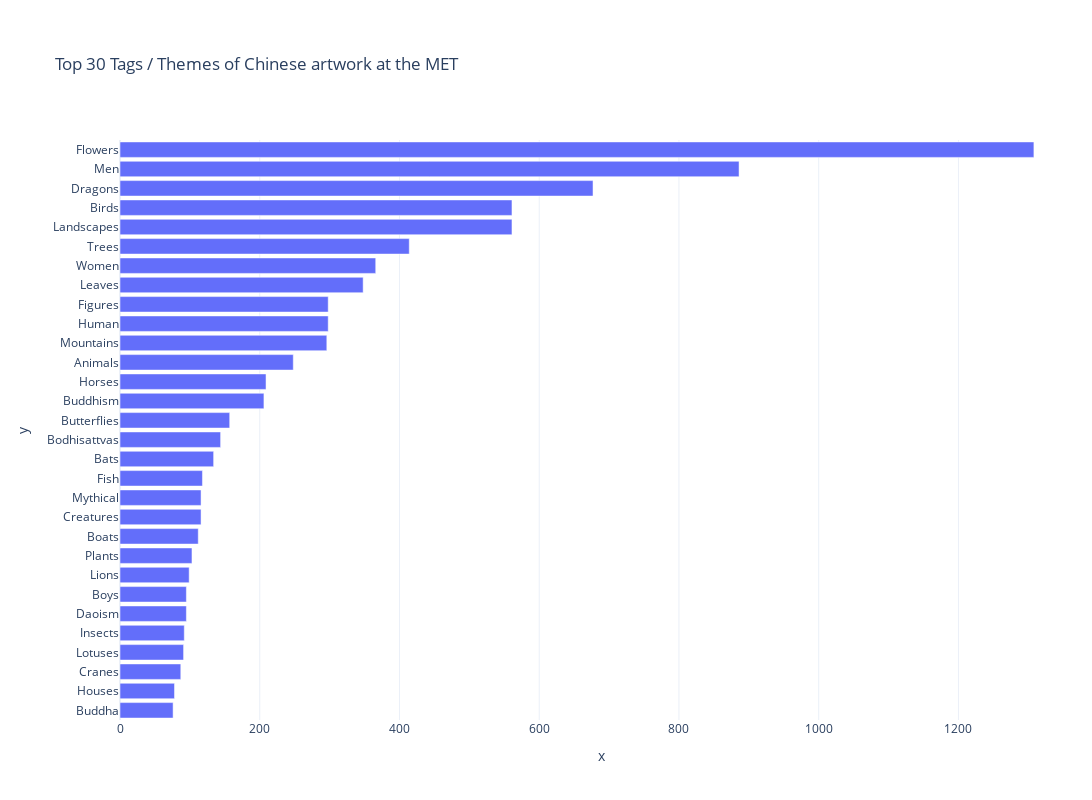

The cell this chart's notebook holds for it:
### Code cell
fig = px.bar(y=tags_counts_met['index'], x=tags_counts_met['Counts'])
fig.update_layout(
    height=800,
    width=1500,
    yaxis=dict(autorange="reversed"),
    barmode='stack',
    margin=dict(l=120, r=10, t=140, b=80),
    showlegend=True,
    template='plotly_white',
    autosize=True,
    title='Top 30 Tags / Themes of Chinese artwork at the MET'
)


fig.show()

### Figure 1 — Plotly figure (JSON) as saved in the notebook; plotly's stock layout.template omitted (floating-point values rounded to 4 significant figures)
{"data": [{"alignmentgroup": "True", "hovertemplate": "x=%{x}<br>y=%{y}<extra></extra>", "legendgroup": "", "marker": {"color": "#636efa", "pattern": {"shape": ""}}, "name": "", "offsetgroup": "", "orientation": "h", "showlegend": false, "textposition": "auto", "type": "bar", "x": [1308, 886, 677, 561, 561, 414, 366, 348, 298, 298, 296, 248, 209, 206, 157, 144, 134, 118, 116, 116, 112, 103, 99, 95, 95, 92, 91, 87, 78, 76], "xaxis": "x", "y": ["Flowers", "Men", "Dragons", "Birds", "Landscapes", "Trees", "Women", "Leaves", "Figures", "Human", "Mountains", "Animals", "Horses", "Buddhism", "Butterflies", "Bodhisattvas", "Bats", "Fish", "Mythical", "Creatures", "Boats", "Plants", "Lions", "Boys", "Daoism", "Insects", "Lotuses", "Cranes", "Houses", "Buddha"], "yaxis": "y"}], "layout": {"autosize": true, "barmode": "stack", "height": 800, "legend": {"tracegroupgap": 0}, "margin": {"b": 80, "l": 120, "r": 10, "t": 140}, "showlegend": true, "title": {"text": "Top 30 Tags / Themes of Chinese artwork at the MET"}, "width": 1500, "xaxis": {"anchor": "y", "autorange": true, "domain": [0, 1], "range": [0, 1377.0], "title": {"text": "x"}, "type": "linear"}, "yaxis": {"anchor": "x", "autorange": true, "domain": [0, 1], "range": [29.5, -0.5], "title": {"text": "y"}, "type": "category"}}}
